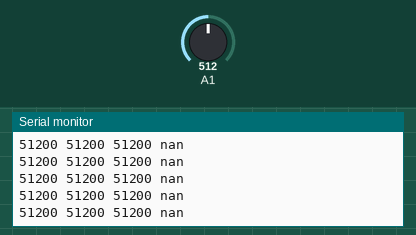
A sketch run on a simulated Arduino Uno, built with avr-gcc and run on an emulated ATmega328P. On the bench: the last lines printed to the serial monitor. The test bench sets the inputs (shaded band); at power-on: A1 = 512.

Above: at 5.7 s.
5.8 s: A1 set to 983
At 6.5 s:
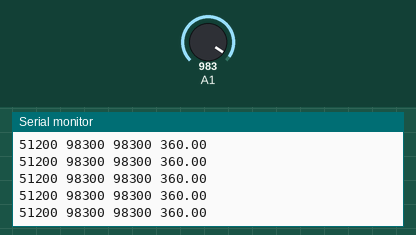
7.3 s: A1 set to 1011
At 8.1 s:
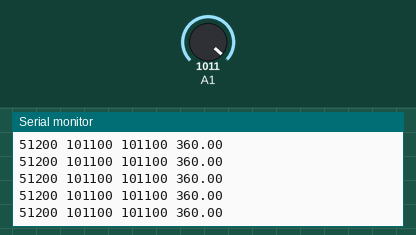
Timing chart, 0 to 10.3 s (numbered marks = the images above; inputs shaded):
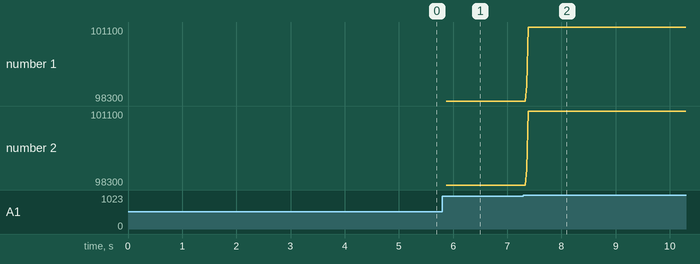

The sketch:

angle.ino
```cpp
#include <Wire.h>


long ADCvalue = 0; //AN25-analog의 OUT의 출력값(10bit ADC 2^10=1024; 출력값0.5V~4.5V -> 146-859 구간)
long AddADCvalue =0;  //for문에서 ADCvalue를 100번 더한 값
float angle = 0;  //long형으로 계산할 수 있는 범위를 초과해서 float형으로 정의
long minvaluex100 = 51200; //ADCvalue를 100번 더한 값인 AddADCvalue의 최소값. 초기값을 10bit ADC의 중간값512*100
long maxvaluex100 = 51200; //ADCvalue를 100번 더한 값인 AddADCvalue의 최대값. 초기값을 10bit ADC의 중간값512*100
int i=0;


void setup() {
  Serial.begin(9600);


}

void loop() {
  AddADCvalue=0;                        //ADCvalue를 100번 더하고 나서 초기화하기
  for (int i=0; i<100; i++)             //ADCvalue를 100번 더해서 소수점 두자리까지의 angle값을 계산해서 정확도를 높임.
  {
  ADCvalue = analogRead(A1);
  AddADCvalue += ADCvalue;              //AddADCvalue는 ADCvalue를 100번 더해서 86500처럼 값이 큼.
  }
  if ( AddADCvalue < minvaluex100)      //자동으로 AddADCvalue의 최소값을 계산
  {
    minvaluex100=AddADCvalue;
  }

  if ( AddADCvalue > maxvaluex100)      //자동으로 AddADCvalue의 최대값을 계산
  {
    maxvaluex100=AddADCvalue;
  }

  angle = (float)(AddADCvalue-minvaluex100)*360/(maxvaluex100-minvaluex100);   //소수점 두자리까지 계산하기 위해 float형으로 변환해서 계산


  if (angle < 100 ){
    if (angle < 10){

  Serial.print(minvaluex100);
  Serial.print(" ");
  Serial.print(maxvaluex100);
  Serial.print(" ");
  Serial.print(AddADCvalue);
  Serial.print(" ");
  Serial.print(angle);
  Serial.println();
    }
    else{                           //100<angle<10이면 lcd에 값을 출력하기

  Serial.print(minvaluex100);
  Serial.print(" ");
  Serial.print(maxvaluex100);
  Serial.print(" ");
  Serial.print(AddADCvalue);
  Serial.print(" ");
  Serial.print(angle);
  Serial.println();
  }

  }
  else{                               //angle>100이면 lcd에 값을 출력하기


  Serial.print(minvaluex100);
  Serial.print(" ");
  Serial.print(maxvaluex100);
  Serial.print(" ");
  Serial.print(AddADCvalue);
  Serial.print(" ");
  Serial.print(angle);
  Serial.println();
  }
}
```

Measured:
- after the input at 5.8 s, the serial monitor: prints a new line after 0.07 s (image 1)
- after the input at 7.3 s, the serial monitor: prints a new line after 0.06 s (image 2)
- plotted number 1: 98300 → 101100 after the input at 7.3 s
- plotted number 2: 98300 → 101100 after the input at 7.3 s
